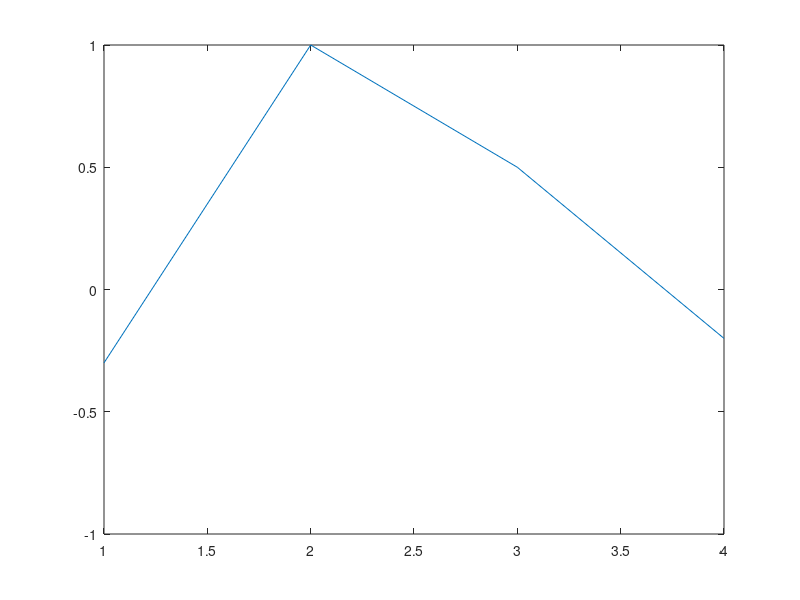

The MATLAB script that drew this image:
for alf = 0:0.01:2
    ip = [alf * (alf - 1) * (alf - 2) / -6, ...
                (alf - 1) * (alf + 1) * (alf - 2) / 2, ...
                alf * (alf + 1) * (alf - 2) / -2, ...
                alf * (alf + 1) * (alf - 1) / 6];
    customIp = [alf * (alf + 1) / -((alf + 2) * (alf + 3)); ...
                        2 * alf * (alf + 1) / ((alf + 1) * (alf + 2)); ...
                        2 * (alf + 1) / ((alf + 2) * (alf + 1)); ...
                        2 * alf / -((alf + 3) * (alf + 2))];
    plot(customIp)
    ylim([-1, 1])
    drawnow;
end